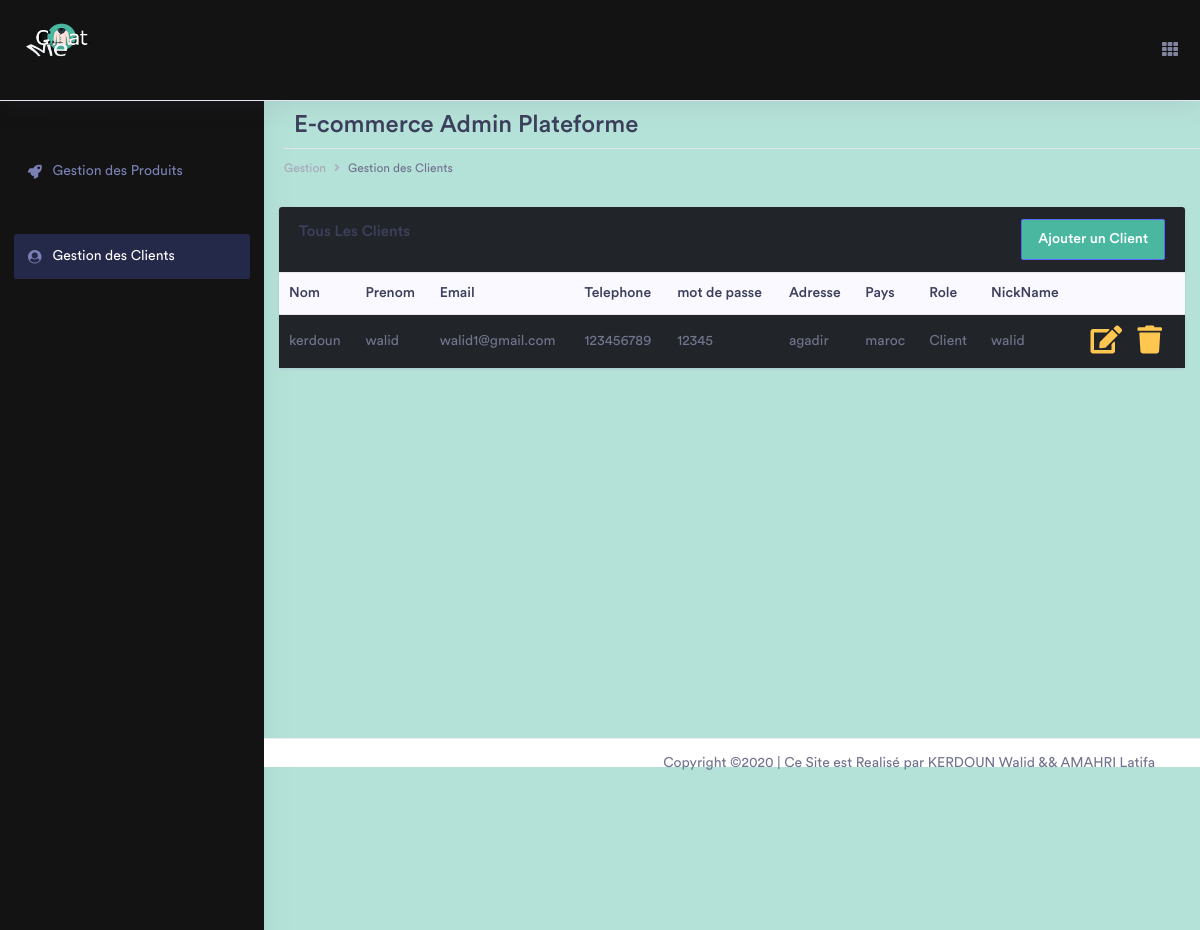
/Plateforme_admin/GestionDesClients.php, run on the app's committed database.
### tables this page shows
CREATE TABLE `personne` (
  `id_Personne` int(11) NOT NULL,
  `nom_Personne` varchar(100) DEFAULT NULL,
  `prenom_Personne` varchar(100) DEFAULT NULL,
  `email_Personne` varchar(100) NOT NULL,
  `tele_Personne` int(11) DEFAULT NULL,
  `psw_Personne` varchar(100) NOT NULL,
  `adresse` varchar(100) DEFAULT NULL,
  `pays` varchar(100) DEFAULT NULL,
  `role` enum('Admin','Client') NOT NULL DEFAULT 'Client',
  `nickname` varchar(100) NOT NULL
);

### Plateforme_admin/GestionDesClients.php (the view, shortened to what this page needs)
<!doctype html>
<html lang="en">
<head>
    <link rel="stylesheet" href="assets/vendor/bootstrap/css/bootstrap.min.css">
    <link href="assets/vendor/fonts/circular-std/style.css" rel="stylesheet">
    <link rel="stylesheet" href="assets/libs/css/style.css">
    <link rel="stylesheet" href="assets/vendor/fonts/fontawesome/css/fontawesome-all.css">
    <link rel="stylesheet" href="assets/vendor/charts/chartist-bundle/chartist.css">
    <link rel="stylesheet" href="assets/vendor/charts/morris-bundle/morris.css">
    <link rel="stylesheet" href="assets/vendor/fonts/material-design-iconic-font/css/materialdesignicons.min.css">
    <link rel="stylesheet" href="assets/vendor/charts/c3charts/c3.css">
    <link rel="stylesheet" href="assets/vendor/fonts/flag-icon-css/flag-icon.min.css">
</head>
<body >
    <div class="dashboard-main-wrapper" >
        <div class="dashboard-header">
            <nav class="navbar navbar-expand-lg  fixed-top" style="background-color: #131313;">
                <a  href="index.html"><img src="../images/icons/logo4.png"style="width: 150px;height: 100px;"></a>
                <div class="collapse navbar-collapse " id="navbarSupportedContent">
                    <ul class="navbar-nav ml-auto navbar-right-top">
                        <li class="nav-item dropdown connection">
                            <a class="nav-link" href="#" id="navbarDropdown" role="button" data-toggle="dropdown" aria-haspopup="true" aria-expanded="false"> <i class="fas fa-fw fa-th"></i> </a>
                        </li>
                    </ul>
                </div>
            </nav>
        </div>
        <div class="nav-left-sidebar sidebar-dark" style="margin-top: 35px;background-color: #131313;">
            <div class="menu-list">
                <nav class="navbar navbar-expand-lg navbar-light">
                    <div class="collapse navbar-collapse" id="navbarNav">
                        <ul class="navbar-nav flex-column">
                            <li class="nav-item " style="margin-top: 40px;">
                                <a class="nav-link " href="GestionDesProduits.php"  ><i class="fa fa-fw fa-rocket"></i>Gestion des Produits</a>
                            </li>
                            <li class="nav-item" style="margin-top: 40px;">
                                <a class="nav-link active" href="GestionDesClients.php" ><i class="fa fa-fw fa-user-circle"></i>Gestion des Clients</a>
                            </li>
                        </ul>
                    </div>
                </nav>
            </div>
        </div>
        <div class="dashboard-wrapper"  style="background-color: #4bb8a169;">
            <div class="dashboard-ecommerce" >
                <div class="container-fluid dashboard-content " style="padding-left: 0px;padding-right: 0px;" >
                         <div class="row" style="margin-top: 20px;">
                            <div class="col-xl-12 col-lg-12 col-md-12 col-sm-12 col-12">
                                <div class="page-header">
                                    <h2 class="pageheader-title" style="margin-left: 30px;">E-commerce Admin Plateforme </h2>
                                    <div class="page-breadcrumb">
                                        <nav aria-label="breadcrumb">
                                            <ol class="breadcrumb" style="margin-left: 20px;">
                                                <li class="breadcrumb-item"><a href="#" class="breadcrumb-link">Gestion</a></li>
                                                <li class="breadcrumb-item active" aria-current="page">Gestion des Clients</li>
                                            </ol>
                                        </nav>
                                    </div>
                                </div>
                            </div>
                        </div>
                               <div class="col-xl-12 ">
                                <div class="card">
                                    <h5 class="card-header">Tous Les Clients<button type="button" class="btn btn-primary" name="btn_add" style="float: right;"data-toggle="modal" data-target="#add">Ajouter un Client</button></h5>
                                    <div class="card-body p-0">
                                        <div class="table-responsive">
                                            <table class="table">
                                                <thead class="bg-light">
                                                    <tr class="border-0">
                                                        <th class="border-0">Nom </th>
                                                        <th class="border-0">Prenom </th>
                                                        <th class="border-0">Email </th>
                                                        <th class="border-0">Telephone</th>
                                                        <th class="border-0">mot de passe</th>
                                                        <th class="border-0">Adresse </th>
                                                        <th class="border-0">Pays</th>
                                                        <th class="border-0">Role</th>
                                                        <th class="border-0 ">NickName</th>
                                                        <th class="border-0"></th>
                                                    </tr>
                                                </thead>
                                                <tbody>
                                    <?php
                                        require_once('../database.php');
                                        $resul = $conn->prepare("SELECT id_Personne,nom_Personne,prenom_Personne,email_Personne,tele_Personne,psw_Personne,adresse,pays,role,nickname FROM personne");
                                        $resul->execute();
                                        for($i=0; $row = $resul->fetch(); $i++){
                                    ?>
                                            <form method="GET" action="#delete?<?php echo $row['id_Personne']; ?>" >
                                                    <tr>
                                                        <td><?php echo $row['nom_Personne']; ?></td>
                                                        <td><?php echo $row['prenom_Personne']; ?></td>
                                                        <td><?php echo $row['email_Personne']; ?></td>
                                                        <td><?php echo $row['tele_Personne']; ?></td>
                                                        <td><?php echo $row['psw_Personne']; ?></td>
                                                        <td><?php echo $row['adresse']; ?></td>
                                                        <td><?php echo $row['pays']; ?></td>
                                                        <td><?php echo $row['role']; ?></td>
                                                        <td><?php echo $row['nickname']; ?></td>
                                                        <td>
                                                        <button name="btn_edit" data-toggle="modal" data-target="#edit" style="background-color: transparent;border:0px;"><i class="fa fa-edit fa-2x" style="color:#ffc750;"></i></button>
                                                        <button name="btn_delete" data-toggle="modal" data-target="#delete" style="background-color: transparent;border:0px;"><i class="fa fa-trash fa-2x" style="color:#ffc750;"></i></button>
                                                    </td>
                                                    </tr>
                                                </form>
                                                    <?php }?>
                                                </tbody>
                                            </table>
                                        </div>
                                    </div>
                                </div>
                            </div>
                </div>
            </div>
            <div class="footer" style="margin-top: 20em;">
                <div class="container-fluid">
                   <p class="stext-107 cl6 txt-center" style="float: right;">
                        Copyright &copy;<script>document.write(new Date().getFullYear());</script> | Ce Site est Realisé par <a href="index.php" target="_blank">KERDOUN Walid && AMAHRI Latifa</a>
                    </p>
                </div>
            </div>
        </div>
    </div>
</body>
</html>

### data on the page
personne: nom_Personne "kerdoun", prenom_Personne "walid", email_Personne "walid1@gmail.com", tele_Personne "123456789", psw_Personne "12345", adresse "agadir", pays "maroc", role "Client", nickname "walid"
